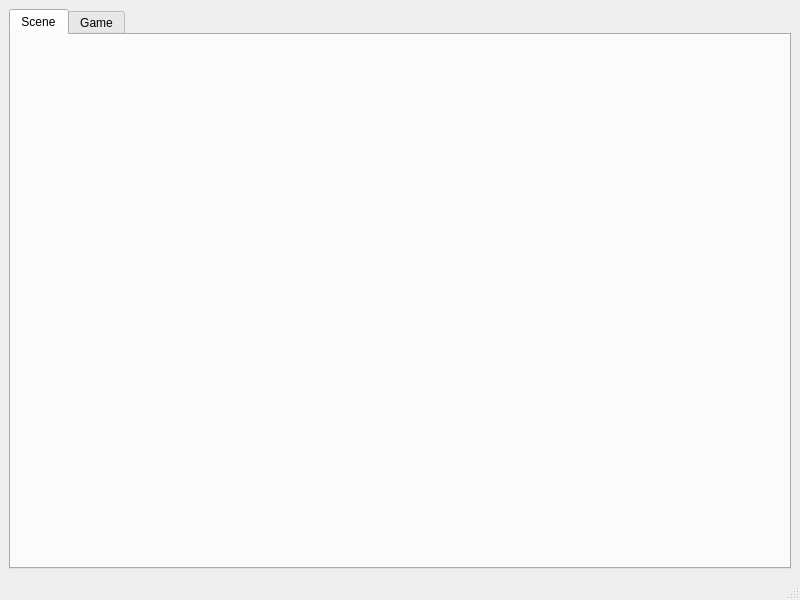
<?xml version="1.0" encoding="UTF-8"?>
<ui version="4.0">
 <class>MainWindow</class>
 <widget class="QMainWindow" name="MainWindow">
  <property name="geometry">
   <rect>
    <x>0</x>
    <y>0</y>
    <width>800</width>
    <height>600</height>
   </rect>
  </property>
  <property name="windowTitle">
   <string>MainWindow</string>
  </property>
  <widget class="QWidget" name="centralwidget">
   <layout class="QVBoxLayout" name="verticalLayout">
    <item>
     <widget class="QTabWidget" name="tabWidget">
      <property name="currentIndex">
       <number>0</number>
      </property>
      <widget class="QWidget" name="sceneTable">
       <attribute name="title">
        <string>Scene</string>
       </attribute>
      </widget>
      <widget class="QWidget" name="gameTable">
       <attribute name="title">
        <string>Game</string>
       </attribute>
      </widget>
     </widget>
    </item>
   </layout>
  </widget>
  <widget class="QMenuBar" name="menubar">
   <property name="geometry">
    <rect>
     <x>0</x>
     <y>0</y>
     <width>800</width>
     <height>25</height>
    </rect>
   </property>
  </widget>
  <widget class="QStatusBar" name="statusbar"/>
 </widget>
 <resources/>
 <connections/>
</ui>
